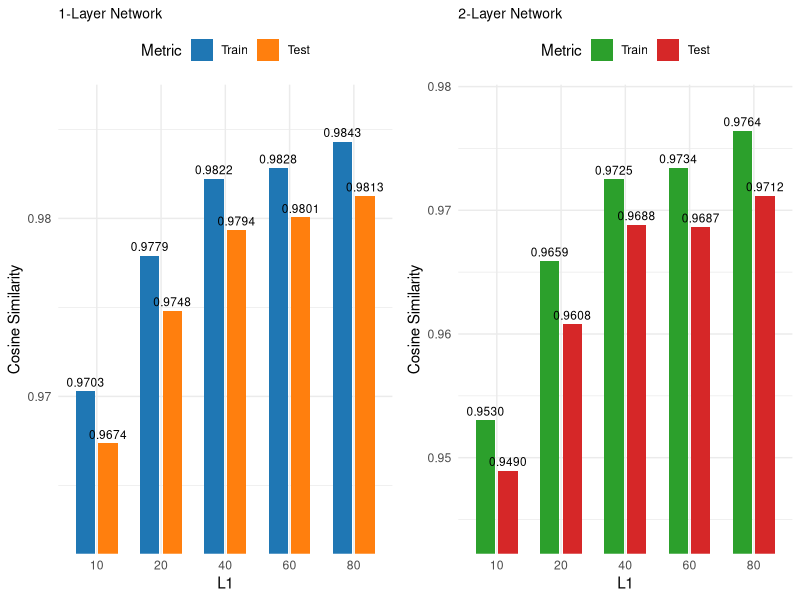
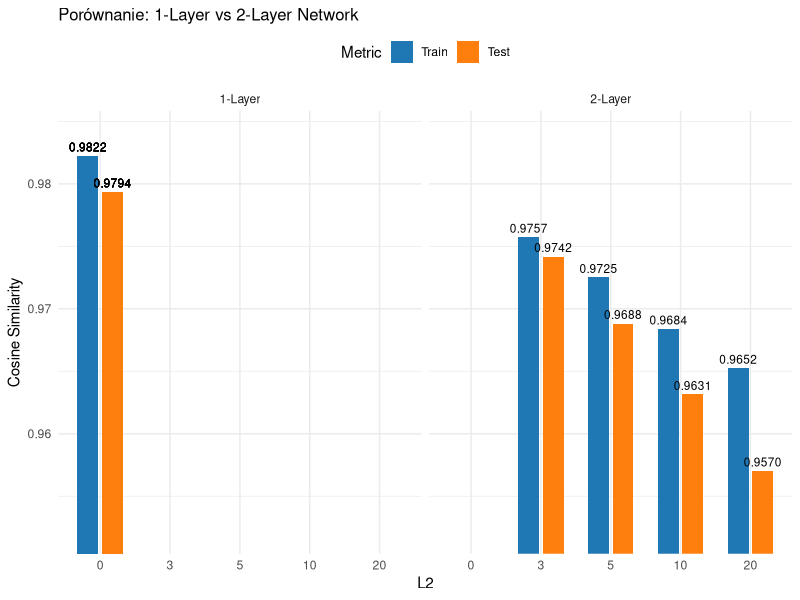
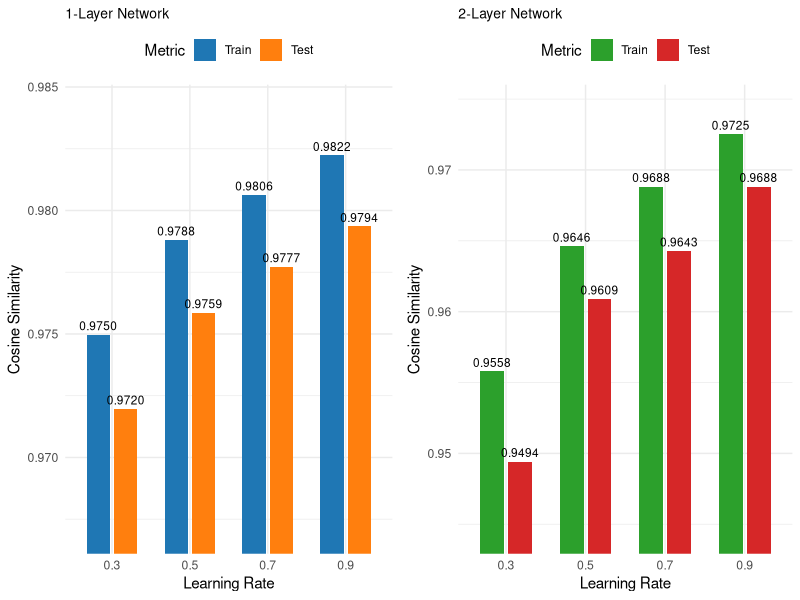
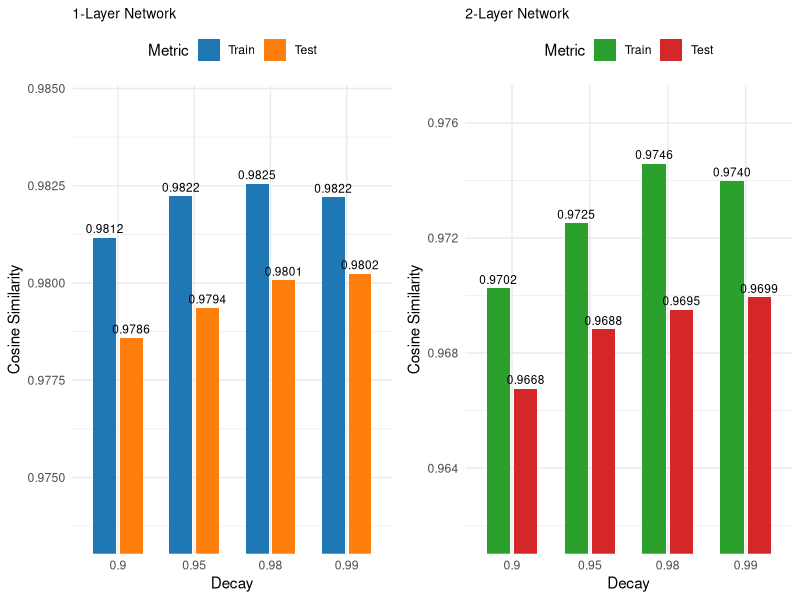
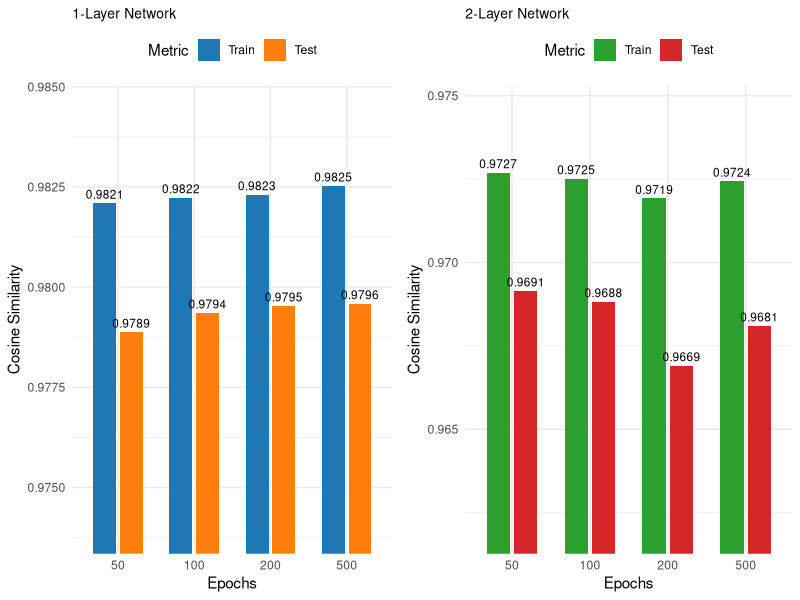
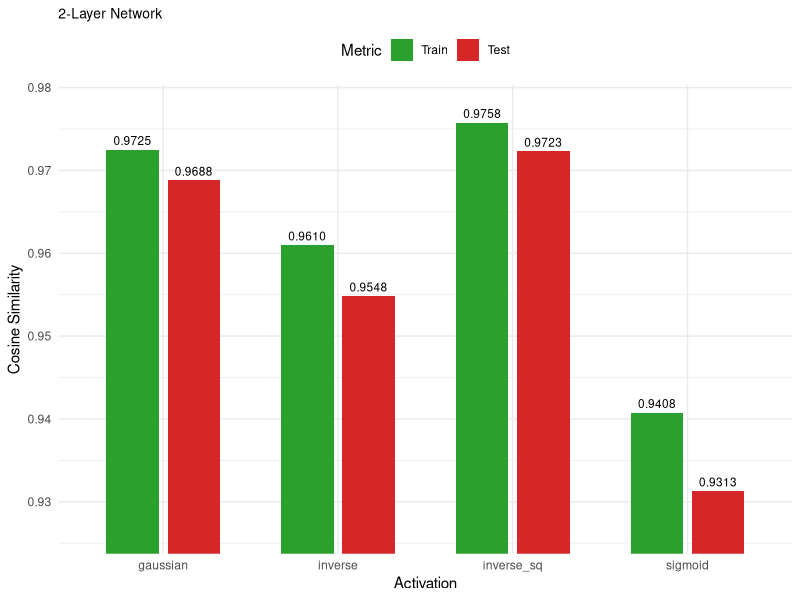
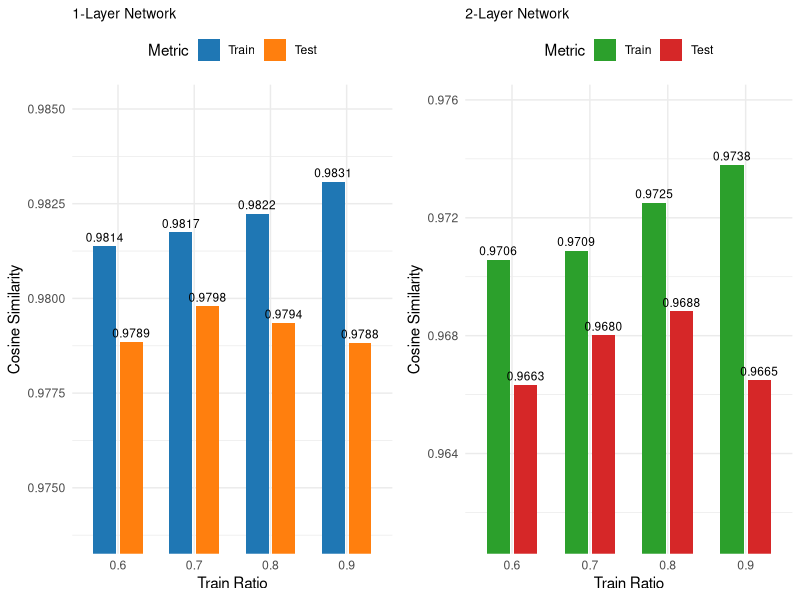

Reproduce these figures in R, in order.
## ---- chunk 1
knitr::opts_chunk$set(echo = FALSE, warning = FALSE, message = FALSE)
library(ggplot2)
library(knitr)
library(tidyr)
library(dplyr)
library(gridExtra)
## ---- chunk 2
comp_s1_ <- data.frame(
  NetworkType = c("1-layer", "1-layer", "1-layer", "1-layer", "1-layer", "2-layer", "2-layer", "2-layer", "2-layer", "2-layer"),
  Param = c(10, 20, 40, 60, 80, 10, 20, 40, 60, 80),
  TrainCosine = c(0.9702850408735755, 0.9779118026733127, 0.9822317566724508, 0.982837493451213, 0.9843148810796073, 0.953035435128986, 0.9658987487414616, 0.9725126215678264, 0.9734485608450371, 0.9764318772448843),
  TrainCosineStd = c(0.0037912412270028313, 0.0015906266007685655, 0.001198912537499048, 0.0010037162013397305, 0.0007600855015428451, 0.006112870285325147, 0.005538010280985869, 0.004880116431088722, 0.003435603924893447, 0.0020943358547335605),
  TestCosine = c(0.9673573019802735, 0.9748134631884875, 0.9793538821232254, 0.9800541421943049, 0.9812642590045109, 0.948958039358191, 0.9607920528156575, 0.9688225830778758, 0.9686566854381196, 0.97117631129573),
  TestCosineStd = c(0.003281733359958971, 0.0015582839823916692, 0.0013966583349825687, 0.0013088703254169173, 0.000779508918469242, 0.004377800476310132, 0.006701922101953037, 0.004619389450721792, 0.0035653356942296284, 0.002903838766832576)
)
kable(comp_s1_, digits = 4, caption = 'Comparison: 1-Layer vs 2-Layer Networks')
## ---- chunk 3

# 1-Layer Network plot
comp_s1__l1 <- data.frame(
  Param = c(10, 20, 40, 60, 80),
  TrainCosine = c(0.9702850408735755, 0.9779118026733127, 0.9822317566724508, 0.982837493451213, 0.9843148810796073),
  TestCosine = c(0.9673573019802735, 0.9748134631884875, 0.9793538821232254, 0.9800541421943049, 0.9812642590045109)
)
comp_s1__l1_long <- pivot_longer(comp_s1__l1, cols = c('TrainCosine', 'TestCosine'), names_to = 'Metric', values_to = 'Value')
comp_s1__l1_long$Metric <- factor(comp_s1__l1_long$Metric, levels = c('TrainCosine', 'TestCosine'), labels = c('Train', 'Test'))
cos_min_l1 <- min(comp_s1__l1_long$Value) - 0.005
cos_max_l1 <- max(comp_s1__l1_long$Value) + 0.002
plot_l1 <- ggplot(comp_s1__l1_long, aes(x = factor(Param), y = Value, fill = Metric)) +
  geom_col(position = position_dodge(width = 0.7), width = 0.6) +
  geom_text(aes(label = sprintf('%.4f', Value)),
            position = position_dodge(width = 0.7), vjust = -0.5, size = 3) +
  coord_cartesian(ylim = c(cos_min_l1, cos_max_l1)) +
  labs(x = 'L1', y = 'Cosine Similarity', title = '1-Layer Network') +
  scale_fill_manual(values = c('Train' = '#1F77B4', 'Test' = '#FF7F0E')) +
  theme_minimal() +
  theme(legend.position = 'top', plot.title = element_text(size = 10))

# 2-Layer Network plot
comp_s1__l2 <- data.frame(
  Param = c(10, 20, 40, 60, 80),
  TrainCosine = c(0.953035435128986, 0.9658987487414616, 0.9725126215678264, 0.9734485608450371, 0.9764318772448843),
  TestCosine = c(0.948958039358191, 0.9607920528156575, 0.9688225830778758, 0.9686566854381196, 0.97117631129573)
)
comp_s1__l2_long <- pivot_longer(comp_s1__l2, cols = c('TrainCosine', 'TestCosine'), names_to = 'Metric', values_to = 'Value')
comp_s1__l2_long$Metric <- factor(comp_s1__l2_long$Metric, levels = c('TrainCosine', 'TestCosine'), labels = c('Train', 'Test'))
cos_min_l2 <- min(comp_s1__l2_long$Value) - 0.005
cos_max_l2 <- max(comp_s1__l2_long$Value) + 0.002
plot_l2 <- ggplot(comp_s1__l2_long, aes(x = factor(Param), y = Value, fill = Metric)) +
  geom_col(position = position_dodge(width = 0.7), width = 0.6) +
  geom_text(aes(label = sprintf('%.4f', Value)),
            position = position_dodge(width = 0.7), vjust = -0.5, size = 3) +
  coord_cartesian(ylim = c(cos_min_l2, cos_max_l2)) +
  labs(x = 'L1', y = 'Cosine Similarity', title = '2-Layer Network') +
  scale_fill_manual(values = c('Train' = '#2CA02C', 'Test' = '#D62728')) +
  theme_minimal() +
  theme(legend.position = 'top', plot.title = element_text(size = 10))

grid.arrange(plot_l1, plot_l2, ncol = 2)
## ---- chunk 4
comp_s2_ <- data.frame(
  NetworkType = c("1-layer", "1-layer", "1-layer", "1-layer", "1-layer", "2-layer", "2-layer", "2-layer", "2-layer"),
  Param = c(0, 0, 0, 0, 0, 3, 5, 10, 20),
  TrainCosine = c(0.9822317566724508, 0.9822317566724508, 0.9822317566724508, 0.9822317566724508, 0.9822317566724508, 0.9757243293902033, 0.9725126215678264, 0.968379827941525, 0.9652359529599869),
  TrainCosineStd = c(0.001198912537499048, 0.001198912537499048, 0.001198912537499048, 0.001198912537499048, 0.001198912537499048, 0.0026123140705422575, 0.004880116431088722, 0.0018634088481776967, 0.00042733685000834713),
  TestCosine = c(0.9793538821232254, 0.9793538821232254, 0.9793538821232254, 0.9793538821232254, 0.9793538821232254, 0.9741841646282777, 0.9688225830778758, 0.9631451464095317, 0.9570116294466248),
  TestCosineStd = c(0.0013966583349825687, 0.0013966583349825687, 0.0013966583349825687, 0.0013966583349825687, 0.0013966583349825687, 0.0025750653723899224, 0.004619389450721792, 0.004910715872624815, 0.003142844299520735)
)
kable(comp_s2_, digits = 4, caption = 'Comparison: 1-Layer vs 2-Layer Networks')
## ---- chunk 5

library(tidyverse)

# --- Dane 1-layer ---
comp_s2__l1 <- data.frame(
  Param = c(0, 0, 0, 0, 0),
  TrainCosine = c(0.9822317566724508, 0.9822317566724508, 0.9822317566724508, 0.9822317566724508, 0.9822317566724508),
  TestCosine = c(0.9793538821232254, 0.9793538821232254, 0.9793538821232254, 0.9793538821232254, 0.9793538821232254)
) %>%
  pivot_longer(cols = c("TrainCosine", "TestCosine"),
               names_to = "Metric", values_to = "Value") %>%
  mutate(Metric = factor(Metric, levels = c("TrainCosine", "TestCosine"),
                         labels = c("Train", "Test")),
         Network = "1-Layer")

# --- Dane 2-layer ---
comp_s2__l2 <- data.frame(
  Param = c(3, 5, 10, 20),
  TrainCosine = c(0.9757243293902033, 0.9725126215678264, 0.968379827941525, 0.9652359529599869),
  TestCosine = c(0.9741841646282777, 0.9688225830778758, 0.9631451464095317, 0.9570116294466248)
) %>%
  pivot_longer(cols = c("TrainCosine", "TestCosine"),
               names_to = "Metric", values_to = "Value") %>%
  mutate(Metric = factor(Metric, levels = c("TrainCosine", "TestCosine"),
                         labels = c("Train", "Test")),
         Network = "2-Layer")

# --- Połączenie danych ---
all_data <- bind_rows(comp_s2__l1, comp_s2__l2)

# --- Wspólne limity osi Y ---
cos_min <- min(all_data$Value) - 0.005
cos_max <- max(all_data$Value) + 0.002

# --- Jeden wykres z facetami ---
plot_combined <- ggplot(all_data, aes(x = factor(Param), y = Value, fill = Metric)) +
  geom_col(position = position_dodge(width = 0.7), width = 0.6) +
  geom_text(aes(label = sprintf("%.4f", Value)),
            position = position_dodge(width = 0.7), vjust = -0.5, size = 3) +
  coord_cartesian(ylim = c(cos_min, cos_max)) +
  labs(x = "L2", y = "Cosine Similarity", title = "Porównanie: 1-Layer vs 2-Layer Network") +
  scale_fill_manual(values = c("Train" = "#1F77B4", "Test" = "#FF7F0E")) +
  facet_wrap(~ Network) +
  theme_minimal() +
  theme(legend.position = "top",
        plot.title = element_text(size = 12))

plot_combined
## ---- chunk 6
comp_s3_ <- data.frame(
  NetworkType = c("1-layer", "1-layer", "1-layer", "1-layer", "2-layer", "2-layer", "2-layer", "2-layer"),
  Param = c(0.3, 0.5, 0.7, 0.9, 0.3, 0.5, 0.7, 0.9),
  TrainCosine = c(0.9749660742425054, 0.9788042163529542, 0.9806265991380936, 0.9822317566724508, 0.9557780699352584, 0.964614098471586, 0.9688300222315174, 0.9725126215678264),
  TrainCosineStd = c(0.003660585419219228, 0.0028458394983485453, 0.0023711147559672186, 0.001198912537499048, 0.010670011732917126, 0.00878409328776093, 0.007916947780710679, 0.004880116431088722),
  TestCosine = c(0.9719646961070245, 0.975855508849899, 0.9777250021779527, 0.9793538821232254, 0.9494230505871565, 0.9608989897292052, 0.9642725205477058, 0.9688225830778758),
  TestCosineStd = c(0.003836291101889972, 0.003795052675755671, 0.0024427198975204355, 0.0013966583349825687, 0.012847605380775735, 0.009554461774401219, 0.007726493989612743, 0.004619389450721792)
)
kable(comp_s3_, digits = 4, caption = 'Comparison: 1-Layer vs 2-Layer Networks')
## ---- chunk 7

# 1-Layer Network plot
comp_s3__l1 <- data.frame(
  Param = c(0.3, 0.5, 0.7, 0.9),
  TrainCosine = c(0.9749660742425054, 0.9788042163529542, 0.9806265991380936, 0.9822317566724508),
  TestCosine = c(0.9719646961070245, 0.975855508849899, 0.9777250021779527, 0.9793538821232254)
)
comp_s3__l1_long <- pivot_longer(comp_s3__l1, cols = c('TrainCosine', 'TestCosine'), names_to = 'Metric', values_to = 'Value')
comp_s3__l1_long$Metric <- factor(comp_s3__l1_long$Metric, levels = c('TrainCosine', 'TestCosine'), labels = c('Train', 'Test'))
cos_min_l1 <- min(comp_s3__l1_long$Value) - 0.005
cos_max_l1 <- max(comp_s3__l1_long$Value) + 0.002
plot_l1 <- ggplot(comp_s3__l1_long, aes(x = factor(Param), y = Value, fill = Metric)) +
  geom_col(position = position_dodge(width = 0.7), width = 0.6) +
  geom_text(aes(label = sprintf('%.4f', Value)),
            position = position_dodge(width = 0.7), vjust = -0.5, size = 3) +
  coord_cartesian(ylim = c(cos_min_l1, cos_max_l1)) +
  labs(x = 'Learning Rate', y = 'Cosine Similarity', title = '1-Layer Network') +
  scale_fill_manual(values = c('Train' = '#1F77B4', 'Test' = '#FF7F0E')) +
  theme_minimal() +
  theme(legend.position = 'top', plot.title = element_text(size = 10))

# 2-Layer Network plot
comp_s3__l2 <- data.frame(
  Param = c(0.3, 0.5, 0.7, 0.9),
  TrainCosine = c(0.9557780699352584, 0.964614098471586, 0.9688300222315174, 0.9725126215678264),
  TestCosine = c(0.9494230505871565, 0.9608989897292052, 0.9642725205477058, 0.9688225830778758)
)
comp_s3__l2_long <- pivot_longer(comp_s3__l2, cols = c('TrainCosine', 'TestCosine'), names_to = 'Metric', values_to = 'Value')
comp_s3__l2_long$Metric <- factor(comp_s3__l2_long$Metric, levels = c('TrainCosine', 'TestCosine'), labels = c('Train', 'Test'))
cos_min_l2 <- min(comp_s3__l2_long$Value) - 0.005
cos_max_l2 <- max(comp_s3__l2_long$Value) + 0.002
plot_l2 <- ggplot(comp_s3__l2_long, aes(x = factor(Param), y = Value, fill = Metric)) +
  geom_col(position = position_dodge(width = 0.7), width = 0.6) +
  geom_text(aes(label = sprintf('%.4f', Value)),
            position = position_dodge(width = 0.7), vjust = -0.5, size = 3) +
  coord_cartesian(ylim = c(cos_min_l2, cos_max_l2)) +
  labs(x = 'Learning Rate', y = 'Cosine Similarity', title = '2-Layer Network') +
  scale_fill_manual(values = c('Train' = '#2CA02C', 'Test' = '#D62728')) +
  theme_minimal() +
  theme(legend.position = 'top', plot.title = element_text(size = 10))

grid.arrange(plot_l1, plot_l2, ncol = 2)
## ---- chunk 8
comp_s4_ <- data.frame(
  NetworkType = c("1-layer", "1-layer", "1-layer", "1-layer", "2-layer", "2-layer", "2-layer", "2-layer"),
  Param = c(0.9, 0.95, 0.98, 0.99, 0.9, 0.95, 0.98, 0.99),
  TrainCosine = c(0.9811679122287277, 0.9822317566724508, 0.9825497203764704, 0.9822061679099727, 0.9702488407065228, 0.9725126215678264, 0.9745862488681961, 0.9739830877209552),
  TrainCosineStd = c(0.0020795972481265626, 0.001198912537499048, 0.001451997853521173, 0.0018552937441582433, 0.005500995759704278, 0.004880116431088722, 0.0044047536794092935, 0.004147490580788382),
  TestCosine = c(0.9785869944764405, 0.9793538821232254, 0.9800675072269736, 0.9802345869223084, 0.9667699233220464, 0.9688225830778758, 0.9695055600677014, 0.9699342144976099),
  TestCosineStd = c(0.002610596088760459, 0.0013966583349825687, 0.0008375936369264003, 0.0010498372266787561, 0.005502720626172132, 0.004619389450721792, 0.0048102751328981345, 0.0055212116426199415)
)
kable(comp_s4_, digits = 4, caption = 'Comparison: 1-Layer vs 2-Layer Networks')
## ---- chunk 9

# 1-Layer Network plot
comp_s4__l1 <- data.frame(
  Param = c(0.9, 0.95, 0.98, 0.99),
  TrainCosine = c(0.9811679122287277, 0.9822317566724508, 0.9825497203764704, 0.9822061679099727),
  TestCosine = c(0.9785869944764405, 0.9793538821232254, 0.9800675072269736, 0.9802345869223084)
)
comp_s4__l1_long <- pivot_longer(comp_s4__l1, cols = c('TrainCosine', 'TestCosine'), names_to = 'Metric', values_to = 'Value')
comp_s4__l1_long$Metric <- factor(comp_s4__l1_long$Metric, levels = c('TrainCosine', 'TestCosine'), labels = c('Train', 'Test'))
cos_min_l1 <- min(comp_s4__l1_long$Value) - 0.005
cos_max_l1 <- max(comp_s4__l1_long$Value) + 0.002
plot_l1 <- ggplot(comp_s4__l1_long, aes(x = factor(Param), y = Value, fill = Metric)) +
  geom_col(position = position_dodge(width = 0.7), width = 0.6) +
  geom_text(aes(label = sprintf('%.4f', Value)),
            position = position_dodge(width = 0.7), vjust = -0.5, size = 3) +
  coord_cartesian(ylim = c(cos_min_l1, cos_max_l1)) +
  labs(x = 'Decay', y = 'Cosine Similarity', title = '1-Layer Network') +
  scale_fill_manual(values = c('Train' = '#1F77B4', 'Test' = '#FF7F0E')) +
  theme_minimal() +
  theme(legend.position = 'top', plot.title = element_text(size = 10))

# 2-Layer Network plot
comp_s4__l2 <- data.frame(
  Param = c(0.9, 0.95, 0.98, 0.99),
  TrainCosine = c(0.9702488407065228, 0.9725126215678264, 0.9745862488681961, 0.9739830877209552),
  TestCosine = c(0.9667699233220464, 0.9688225830778758, 0.9695055600677014, 0.9699342144976099)
)
comp_s4__l2_long <- pivot_longer(comp_s4__l2, cols = c('TrainCosine', 'TestCosine'), names_to = 'Metric', values_to = 'Value')
comp_s4__l2_long$Metric <- factor(comp_s4__l2_long$Metric, levels = c('TrainCosine', 'TestCosine'), labels = c('Train', 'Test'))
cos_min_l2 <- min(comp_s4__l2_long$Value) - 0.005
cos_max_l2 <- max(comp_s4__l2_long$Value) + 0.002
plot_l2 <- ggplot(comp_s4__l2_long, aes(x = factor(Param), y = Value, fill = Metric)) +
  geom_col(position = position_dodge(width = 0.7), width = 0.6) +
  geom_text(aes(label = sprintf('%.4f', Value)),
            position = position_dodge(width = 0.7), vjust = -0.5, size = 3) +
  coord_cartesian(ylim = c(cos_min_l2, cos_max_l2)) +
  labs(x = 'Decay', y = 'Cosine Similarity', title = '2-Layer Network') +
  scale_fill_manual(values = c('Train' = '#2CA02C', 'Test' = '#D62728')) +
  theme_minimal() +
  theme(legend.position = 'top', plot.title = element_text(size = 10))

grid.arrange(plot_l1, plot_l2, ncol = 2)
## ---- chunk 10
comp_s5_ <- data.frame(
  NetworkType = c("1-layer", "1-layer", "1-layer", "1-layer", "2-layer", "2-layer", "2-layer", "2-layer"),
  Param = c(50, 100, 200, 500, 50, 100, 200, 500),
  TrainCosine = c(0.9820952468986244, 0.9822317566724508, 0.9823039671109308, 0.9825232294629945, 0.972691230532288, 0.9725126215678264, 0.971919529164538, 0.9724331035063679),
  TrainCosineStd = c(0.001509252405197125, 0.001198912537499048, 0.0011619324719936738, 0.0011145802653046886, 0.004208638633724682, 0.004880116431088722, 0.004591194759859711, 0.0045120538349229045),
  TestCosine = c(0.9788765497794343, 0.9793538821232254, 0.9795301541201805, 0.9795871284556308, 0.9691447836109855, 0.9688225830778758, 0.9669036387880137, 0.9680942768812736),
  TestCosineStd = c(0.001710465133733503, 0.0013966583349825687, 0.0011603883282752848, 0.0011252771286451684, 0.004946237997469879, 0.004619389450721792, 0.00567029457546645, 0.005407582755238717)
)
kable(comp_s5_, digits = 4, caption = 'Comparison: 1-Layer vs 2-Layer Networks')
## ---- chunk 11

# 1-Layer Network plot
comp_s5__l1 <- data.frame(
  Param = c(50, 100, 200, 500),
  TrainCosine = c(0.9820952468986244, 0.9822317566724508, 0.9823039671109308, 0.9825232294629945),
  TestCosine = c(0.9788765497794343, 0.9793538821232254, 0.9795301541201805, 0.9795871284556308)
)
comp_s5__l1_long <- pivot_longer(comp_s5__l1, cols = c('TrainCosine', 'TestCosine'), names_to = 'Metric', values_to = 'Value')
comp_s5__l1_long$Metric <- factor(comp_s5__l1_long$Metric, levels = c('TrainCosine', 'TestCosine'), labels = c('Train', 'Test'))
cos_min_l1 <- min(comp_s5__l1_long$Value) - 0.005
cos_max_l1 <- max(comp_s5__l1_long$Value) + 0.002
plot_l1 <- ggplot(comp_s5__l1_long, aes(x = factor(Param), y = Value, fill = Metric)) +
  geom_col(position = position_dodge(width = 0.7), width = 0.6) +
  geom_text(aes(label = sprintf('%.4f', Value)),
            position = position_dodge(width = 0.7), vjust = -0.5, size = 3) +
  coord_cartesian(ylim = c(cos_min_l1, cos_max_l1)) +
  labs(x = 'Epochs', y = 'Cosine Similarity', title = '1-Layer Network') +
  scale_fill_manual(values = c('Train' = '#1F77B4', 'Test' = '#FF7F0E')) +
  theme_minimal() +
  theme(legend.position = 'top', plot.title = element_text(size = 10))

# 2-Layer Network plot
comp_s5__l2 <- data.frame(
  Param = c(50, 100, 200, 500),
  TrainCosine = c(0.972691230532288, 0.9725126215678264, 0.971919529164538, 0.9724331035063679),
  TestCosine = c(0.9691447836109855, 0.9688225830778758, 0.9669036387880137, 0.9680942768812736)
)
comp_s5__l2_long <- pivot_longer(comp_s5__l2, cols = c('TrainCosine', 'TestCosine'), names_to = 'Metric', values_to = 'Value')
comp_s5__l2_long$Metric <- factor(comp_s5__l2_long$Metric, levels = c('TrainCosine', 'TestCosine'), labels = c('Train', 'Test'))
cos_min_l2 <- min(comp_s5__l2_long$Value) - 0.005
cos_max_l2 <- max(comp_s5__l2_long$Value) + 0.002
plot_l2 <- ggplot(comp_s5__l2_long, aes(x = factor(Param), y = Value, fill = Metric)) +
  geom_col(position = position_dodge(width = 0.7), width = 0.6) +
  geom_text(aes(label = sprintf('%.4f', Value)),
            position = position_dodge(width = 0.7), vjust = -0.5, size = 3) +
  coord_cartesian(ylim = c(cos_min_l2, cos_max_l2)) +
  labs(x = 'Epochs', y = 'Cosine Similarity', title = '2-Layer Network') +
  scale_fill_manual(values = c('Train' = '#2CA02C', 'Test' = '#D62728')) +
  theme_minimal() +
  theme(legend.position = 'top', plot.title = element_text(size = 10))

grid.arrange(plot_l1, plot_l2, ncol = 2)
## ---- chunk 12
comp_s6_ <- data.frame(
  NetworkType = c("2-layer", "2-layer", "2-layer", "2-layer"),
  Param = c("gaussian", "sigmoid", "inverse", "inverse_sq"),
  TrainCosine = c(0.9725126215678264, 0.9407663691725542, 0.9609917118496938, 0.9757791393953804),
  TrainCosineStd = c(0.004880116431088722, 0.008298722680032216, 0.008254124834658065, 0.0034871597353164398),
  TestCosine = c(0.9688225830778758, 0.9313013367729901, 0.9548381684989804, 0.9723085107918615),
  TestCosineStd = c(0.004619389450721792, 0.010725546913412114, 0.003931906304036506, 0.003841528623711355)
)
kable(comp_s6_, digits = 4, caption = 'Comparison: 1-Layer vs 2-Layer Networks')
## ---- chunk 13

# 2-Layer Network plot
comp_s6__l2 <- data.frame(
  Param = c("gaussian", "sigmoid", "inverse", "inverse_sq"),
  TrainCosine = c(0.9725126215678264, 0.9407663691725542, 0.9609917118496938, 0.9757791393953804),
  TestCosine = c(0.9688225830778758, 0.9313013367729901, 0.9548381684989804, 0.9723085107918615)
)
comp_s6__l2_long <- pivot_longer(comp_s6__l2, cols = c('TrainCosine', 'TestCosine'), names_to = 'Metric', values_to = 'Value')
comp_s6__l2_long$Metric <- factor(comp_s6__l2_long$Metric, levels = c('TrainCosine', 'TestCosine'), labels = c('Train', 'Test'))
cos_min_l2 <- min(comp_s6__l2_long$Value) - 0.005
cos_max_l2 <- max(comp_s6__l2_long$Value) + 0.002
plot_l2 <- ggplot(comp_s6__l2_long, aes(x = factor(Param), y = Value, fill = Metric)) +
  geom_col(position = position_dodge(width = 0.7), width = 0.6) +
  geom_text(aes(label = sprintf('%.4f', Value)),
            position = position_dodge(width = 0.7), vjust = -0.5, size = 3) +
  coord_cartesian(ylim = c(cos_min_l2, cos_max_l2)) +
  labs(x = 'Activation', y = 'Cosine Similarity', title = '2-Layer Network') +
  scale_fill_manual(values = c('Train' = '#2CA02C', 'Test' = '#D62728')) +
  theme_minimal() +
  theme(legend.position = 'top', plot.title = element_text(size = 10))

plot_l2
## ---- chunk 14
comp_s7_ <- data.frame(
  NetworkType = c("1-layer", "1-layer", "1-layer", "1-layer", "2-layer", "2-layer", "2-layer", "2-layer"),
  Param = c(0.6, 0.7, 0.8, 0.9, 0.6, 0.7, 0.8, 0.9),
  TrainCosine = c(0.9813781171786806, 0.9817430460220166, 0.9822317566724508, 0.9830797038326207, 0.970572534707909, 0.9708884720234094, 0.9725126215678264, 0.9737937694915224),
  TrainCosineStd = c(0.0013111513950246115, 0.0006267324991287443, 0.001198912537499048, 0.000927164056463407, 0.0036571690426095496, 0.002734583360721818, 0.004880116431088722, 0.0026744810945581463),
  TestCosine = c(0.9788511147528764, 0.9797963572003627, 0.9793538821232254, 0.9788229829124377, 0.966323415608316, 0.9680132534363384, 0.9688225830778758, 0.9664879053171285),
  TestCosineStd = c(0.0012336064802417302, 0.0005586326013888064, 0.0013966583349825687, 0.0011384580809499373, 0.004520288639583969, 0.003370635480825373, 0.004619389450721792, 0.0019000570351609869)
)
kable(comp_s7_, digits = 4, caption = 'Comparison: 1-Layer vs 2-Layer Networks')
## ---- chunk 15

# 1-Layer Network plot
comp_s7__l1 <- data.frame(
  Param = c(0.6, 0.7, 0.8, 0.9),
  TrainCosine = c(0.9813781171786806, 0.9817430460220166, 0.9822317566724508, 0.9830797038326207),
  TestCosine = c(0.9788511147528764, 0.9797963572003627, 0.9793538821232254, 0.9788229829124377)
)
comp_s7__l1_long <- pivot_longer(comp_s7__l1, cols = c('TrainCosine', 'TestCosine'), names_to = 'Metric', values_to = 'Value')
comp_s7__l1_long$Metric <- factor(comp_s7__l1_long$Metric, levels = c('TrainCosine', 'TestCosine'), labels = c('Train', 'Test'))
cos_min_l1 <- min(comp_s7__l1_long$Value) - 0.005
cos_max_l1 <- max(comp_s7__l1_long$Value) + 0.002
plot_l1 <- ggplot(comp_s7__l1_long, aes(x = factor(Param), y = Value, fill = Metric)) +
  geom_col(position = position_dodge(width = 0.7), width = 0.6) +
  geom_text(aes(label = sprintf('%.4f', Value)),
            position = position_dodge(width = 0.7), vjust = -0.5, size = 3) +
  coord_cartesian(ylim = c(cos_min_l1, cos_max_l1)) +
  labs(x = 'Train Ratio', y = 'Cosine Similarity', title = '1-Layer Network') +
  scale_fill_manual(values = c('Train' = '#1F77B4', 'Test' = '#FF7F0E')) +
  theme_minimal() +
  theme(legend.position = 'top', plot.title = element_text(size = 10))

# 2-Layer Network plot
comp_s7__l2 <- data.frame(
  Param = c(0.6, 0.7, 0.8, 0.9),
  TrainCosine = c(0.970572534707909, 0.9708884720234094, 0.9725126215678264, 0.9737937694915224),
  TestCosine = c(0.966323415608316, 0.9680132534363384, 0.9688225830778758, 0.9664879053171285)
)
comp_s7__l2_long <- pivot_longer(comp_s7__l2, cols = c('TrainCosine', 'TestCosine'), names_to = 'Metric', values_to = 'Value')
comp_s7__l2_long$Metric <- factor(comp_s7__l2_long$Metric, levels = c('TrainCosine', 'TestCosine'), labels = c('Train', 'Test'))
cos_min_l2 <- min(comp_s7__l2_long$Value) - 0.005
cos_max_l2 <- max(comp_s7__l2_long$Value) + 0.002
plot_l2 <- ggplot(comp_s7__l2_long, aes(x = factor(Param), y = Value, fill = Metric)) +
  geom_col(position = position_dodge(width = 0.7), width = 0.6) +
  geom_text(aes(label = sprintf('%.4f', Value)),
            position = position_dodge(width = 0.7), vjust = -0.5, size = 3) +
  coord_cartesian(ylim = c(cos_min_l2, cos_max_l2)) +
  labs(x = 'Train Ratio', y = 'Cosine Similarity', title = '2-Layer Network') +
  scale_fill_manual(values = c('Train' = '#2CA02C', 'Test' = '#D62728')) +
  theme_minimal() +
  theme(legend.position = 'top', plot.title = element_text(size = 10))

grid.arrange(plot_l1, plot_l2, ncol = 2)
